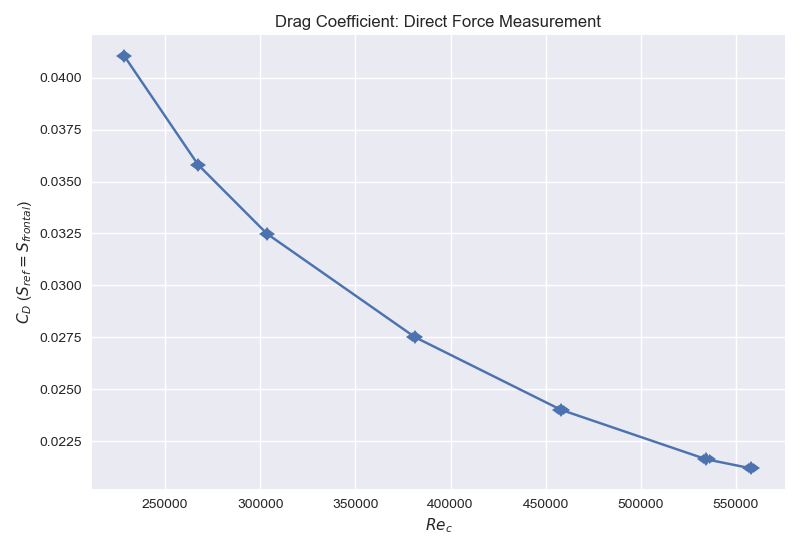

Write the Python code that produced this figure.
import numpy as np
import torch
import get_raw_data as raw_data
import matplotlib.pyplot as plt
import matplotlib.style as style
import pint

import process_data
import reference_data
import ambient_conditions




speed_in_meters_per_second = torch.sqrt(2 * process_data.q_at_speed_in_Pa / ambient_conditions.rho_kgm3)

Re_body = ambient_conditions.rho_kgm3 * speed_in_meters_per_second * reference_data.chord_meters / ambient_conditions.mu

### Drag of the NACA 0010 from XFoil
Re_xfoil = ambient_conditions.rho_kgm3 * speed_in_meters_per_second * 0.0254*1.25 / ambient_conditions.mu
Cd_strut_strut_chord = torch.tensor([
    0.02217, 0.02069, 0.01958, 0.01776, 0.01645, 0.01545, 0.01518
])
Cd_strut_frontal_area = Cd_strut_strut_chord * (0.0254*1.25 * 0.0254 * 9)/reference_data.area_meters_squared

### Drag calculation
CdA = process_data.forces_at_speed_in_newtons / process_data.q_at_speed_in_Pa
Cd = CdA / reference_data.area_meters_squared - Cd_strut_frontal_area


def root_sum_sqr(vector):
    return torch.sqrt(torch.sum(vector**2))


# Propagate Cd Error
Cd_error = torch.zeros_like(Cd)
for i in range(len(Cd_error)):
    gradient_Cd_voltage = torch.autograd.grad(outputs=Cd[i], inputs=process_data.voltages_at_speed, retain_graph=True)[0]
    gradient_Cd_q = torch.autograd.grad(outputs=Cd[i], inputs = process_data.raw_q_at_speed_in_torr, retain_graph=True)[0]
    Cd_error[i] = root_sum_sqr(torch.cat((
        gradient_Cd_voltage * process_data.stdevs_of_voltages_at_speed,
        gradient_Cd_q * process_data.stdevs_of_raw_q_at_speed_in_torr,
    )))
print("Cd_error:", Cd_error.numpy())

# Propagate Re Error
Re_error = torch.zeros_like(Re_body)
for i in range(len(Re_error)):
    gradient_Re_q = torch.autograd.grad(outputs = Re_body[i], inputs = process_data.raw_q_at_speed_in_torr, retain_graph = True)[0]
    gradient_Re_temperature = torch.autograd.grad(Re_body[i], ambient_conditions.temperature_K, retain_graph=True)[0]
    gradient_Re_pressure = torch.autograd.grad(Re_body[i], ambient_conditions.pressure_Pa, retain_graph=True)[0]
    Re_error[i] = root_sum_sqr(torch.cat((
        gradient_Re_q * process_data.stdevs_of_raw_q_at_speed_in_torr,
        (gradient_Re_temperature * 0.5).reshape(-1),
        (gradient_Re_pressure * 0.01 * ambient_conditions.Pa_per_inHg).reshape(-1)
    )))
print("Re_error:", Re_error.numpy())



# Plot
if __name__ == "__main__":
    style.use('seaborn')
    # plt.plot(Re_body.detach().numpy(), Cd.detach().numpy(), '-o', label = "Direct Force Measurement")
    plt.errorbar(Re_body.detach().numpy(), Cd.detach().numpy(), xerr=Re_error, yerr=Cd_error, uplims=True, lolims=True, xlolims=True, xuplims=True,
                 label="Direct Force Measurement")
    plt.xlabel("$Re_c$")
    plt.ylabel("$C_D$ ($S_{ref} = S_{frontal}$)")
    plt.title("Drag Coefficient: Direct Force Measurement")

    plt.show()
